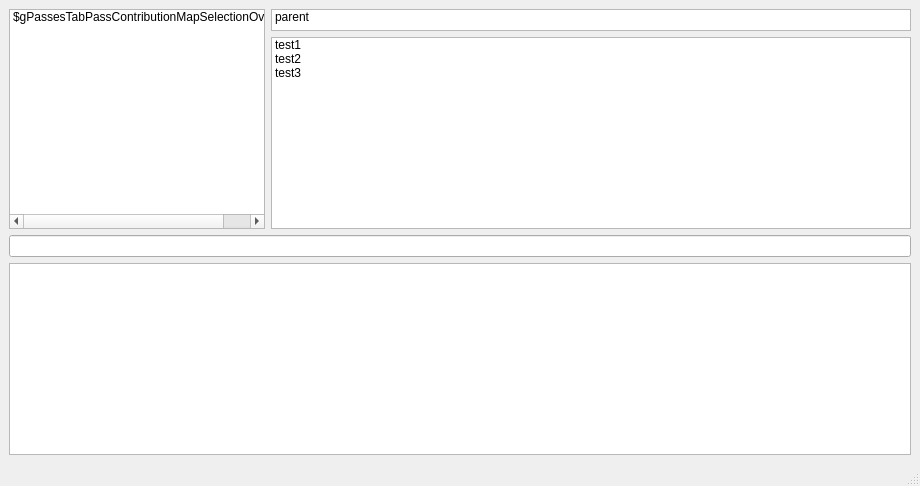
<?xml version="1.0" encoding="UTF-8"?>
<ui version="4.0">
 <class>MainWindow</class>
 <widget class="QMainWindow" name="MainWindow">
  <property name="geometry">
   <rect>
    <x>0</x>
    <y>0</y>
    <width>920</width>
    <height>486</height>
   </rect>
  </property>
  <property name="windowTitle">
   <string>MainWindow</string>
  </property>
  <widget class="QWidget" name="centralwidget">
   <layout class="QVBoxLayout" name="verticalLayout_6">
    <item>
     <layout class="QVBoxLayout" name="verticalLayout">
      <item>
       <layout class="QHBoxLayout" name="explorer_layout">
        <item>
         <layout class="QVBoxLayout" name="verticalLayout_3">
          <item>
           <widget class="QListWidget" name="gvars_list">
            <property name="sizePolicy">
             <sizepolicy hsizetype="Maximum" vsizetype="Expanding">
              <horstretch>0</horstretch>
              <verstretch>0</verstretch>
             </sizepolicy>
            </property>
            <property name="maximumSize">
             <size>
              <width>300</width>
              <height>16777215</height>
             </size>
            </property>
            <property name="toolTip">
             <string>only gVars that contain ui paths</string>
            </property>
            <item>
             <property name="text">
              <string>$gPassesTabPassContributionMapSelectionOverride</string>
             </property>
            </item>
           </widget>
          </item>
         </layout>
        </item>
        <item>
         <layout class="QVBoxLayout" name="verticalLayout_4">
          <item>
           <widget class="QListWidget" name="parent_list">
            <property name="sizePolicy">
             <sizepolicy hsizetype="Expanding" vsizetype="Maximum">
              <horstretch>0</horstretch>
              <verstretch>1</verstretch>
             </sizepolicy>
            </property>
            <property name="maximumSize">
             <size>
              <width>16777215</width>
              <height>22</height>
             </size>
            </property>
            <property name="toolTip">
             <string>Parent</string>
            </property>
            <property name="selectionMode">
             <enum>QAbstractItemView::SingleSelection</enum>
            </property>
            <item>
             <property name="text">
              <string>parent</string>
             </property>
            </item>
           </widget>
          </item>
          <item>
           <widget class="QListWidget" name="child_list">
            <property name="sizePolicy">
             <sizepolicy hsizetype="Expanding" vsizetype="MinimumExpanding">
              <horstretch>0</horstretch>
              <verstretch>50</verstretch>
             </sizepolicy>
            </property>
            <property name="toolTip">
             <string>Children</string>
            </property>
            <item>
             <property name="text">
              <string>test1</string>
             </property>
            </item>
            <item>
             <property name="text">
              <string>test2</string>
             </property>
            </item>
            <item>
             <property name="text">
              <string>test3</string>
             </property>
            </item>
           </widget>
          </item>
         </layout>
        </item>
       </layout>
      </item>
     </layout>
    </item>
    <item>
     <widget class="QLineEdit" name="current_widget_path">
      <property name="toolTip">
       <string>active ui element</string>
      </property>
     </widget>
    </item>
    <item>
     <widget class="QTextEdit" name="info_te">
      <property name="toolTip">
       <string>pyqt code to get to element from the gvar</string>
      </property>
     </widget>
    </item>
   </layout>
  </widget>
  <widget class="QMenuBar" name="menubar">
   <property name="geometry">
    <rect>
     <x>0</x>
     <y>0</y>
     <width>920</width>
     <height>22</height>
    </rect>
   </property>
  </widget>
  <widget class="QStatusBar" name="statusbar"/>
 </widget>
 <resources/>
 <connections/>
</ui>
